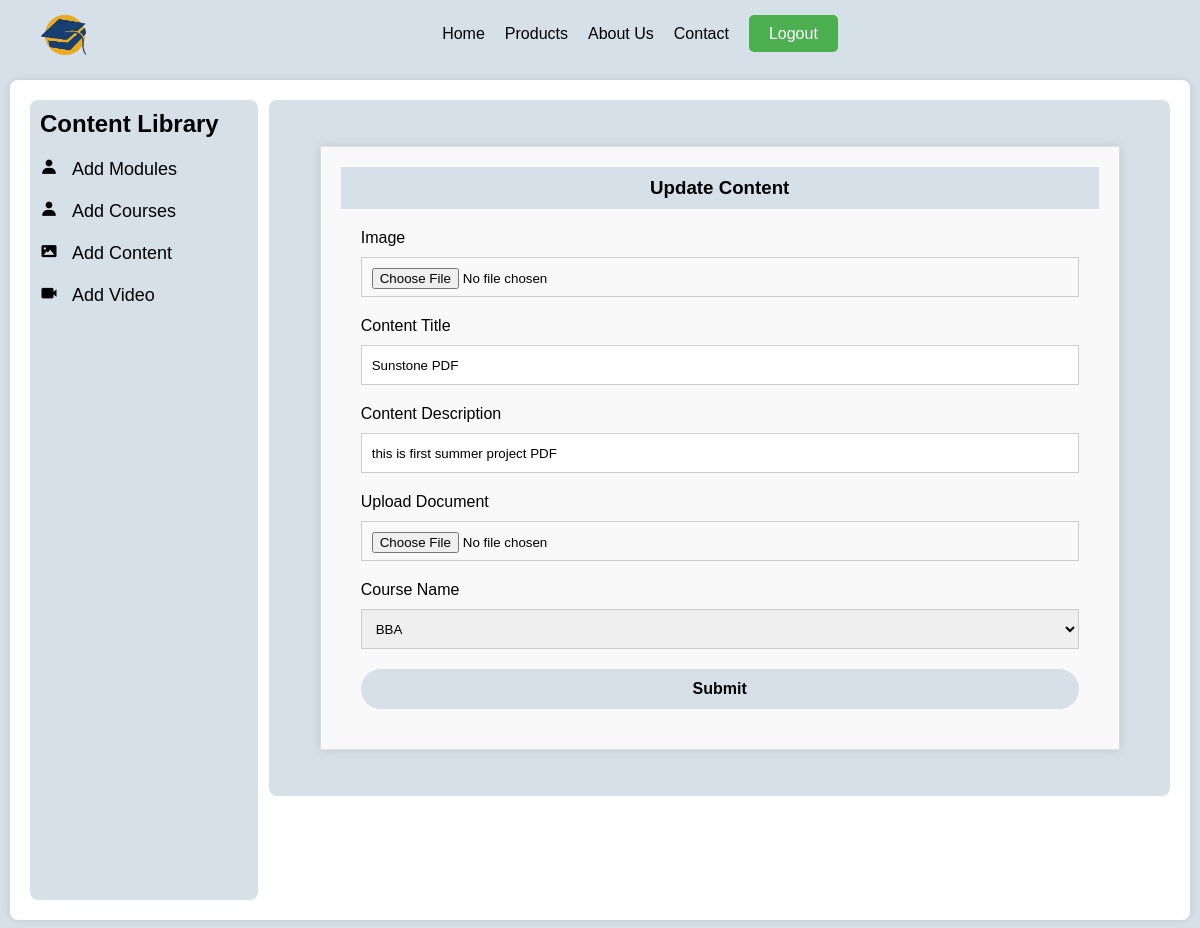
The app's page /contentupdate?id=1, older data.
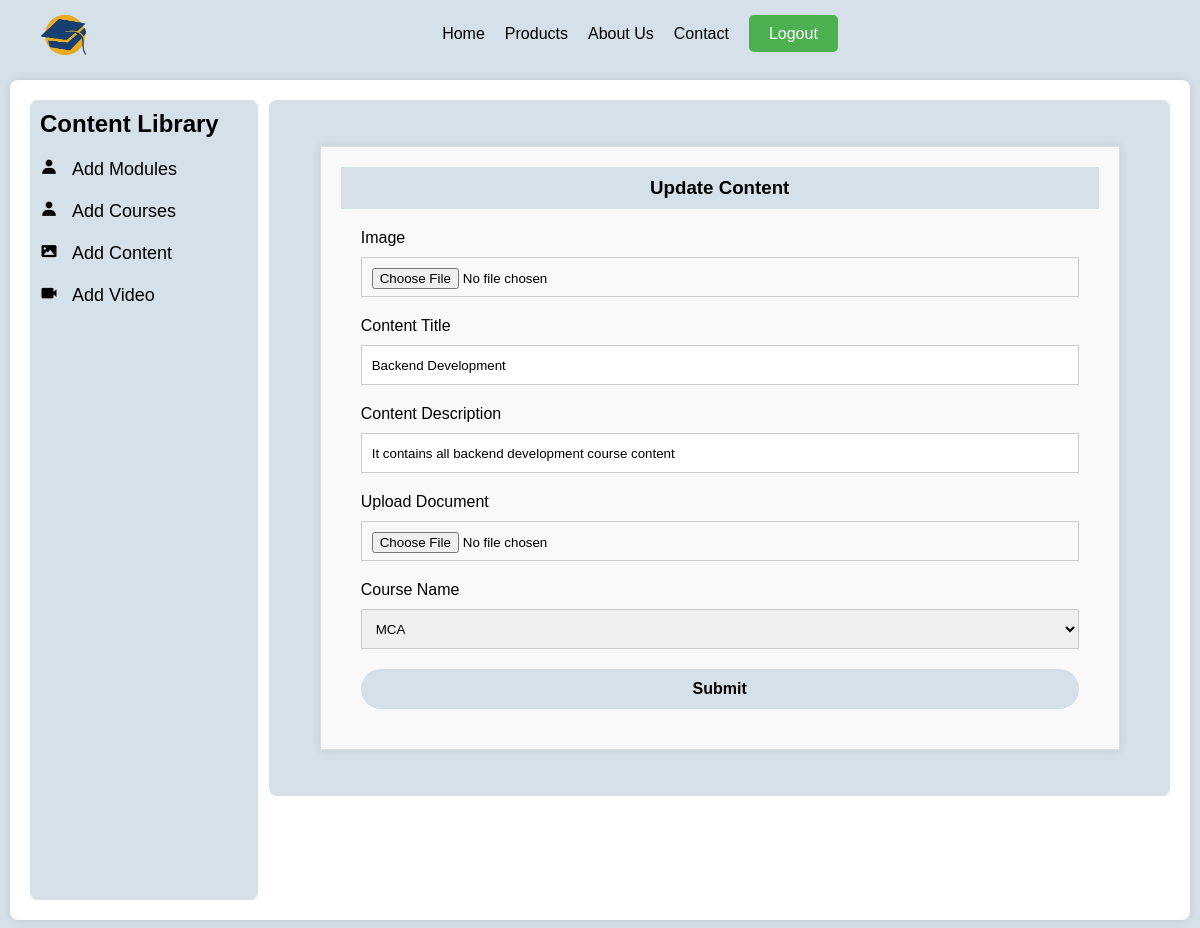
The same page, newer data.
### model.py (models this page shows)
class Document(database.Model):
    id = database.Column(database.Integer, primary_key=True, autoincrement=True)
    title = database.Column(database.String(100), nullable=False)
    description = database.Column(database.Text, nullable=False)
    image_path = database.Column(database.String(200), nullable=False)
    document_path = database.Column(database.String(200), nullable=False)
    course_id = database.Column(database.Integer, database.ForeignKey('course.id'), nullable=False)
    course = database.relationship('Course', backref='contents')

class Course(database.Model):
    id = database.Column(database.Integer, primary_key= True, autoincrement=True)
    ctitle = database.Column(database.String(100), nullable= False)
    cdescription = database.Column(database.String(300), nullable= False)
    cdate = database.Column(database.DateTime, nullable=False)

### app.py (the view, shortened to what this page needs)
@app.route('/contentupdate', methods=['GET', 'POST'])
def contentupdate():
    content_id = request.args.get('id')
    reqcontent = Document.query.get(content_id)
    courses = Course.query.all()
    document = Document.query.all()
    return render_template('contentupdate.html', reqcontent=reqcontent, courses=courses, documents=document)

### templates/contentupdate.html (shortened to what this page needs)
{% extends "parent.html" %}
{% block main %}
<div class="col-8">
    <div class="contact-container">
        <div class="contact-header">
            <h3>Update Content</h3>
        </div>
        <form class="contact-form" action="/contentupdate?id={{ reqcontent.id }}" method="post" enctype="multipart/form-data">
            <label for="img">Image</label>
            <input type="file" id="img" name="img">
            <label for="ctitle">Content Title</label>
            <input type="text" id="ctitle" name="ctitle" value="{{ reqcontent.title }}">
            <label for="cldesc">Content Description</label>
            <input type="text" id="cldesc" name="cldesc" value="{{ reqcontent.description }}">
            <label for="docu">Upload Document</label>
            <input type="file" id="docu" name="docu">
            <label for="course">Course Name</label>
            <select name="course" id="course">
                {% for course in courses %}
                <option value="{{ course.id }}" {% if course.id == reqcontent.course_id %}selected{% endif %}>{{ course.ctitle }}</option>
                {% endfor %}
            </select>
            <button type="submit" name="submit">Submit</button>
        </form>
    </div>
</div>
{% endblock main %}

### templates/parent.html (shortened to what this page needs)
<!DOCTYPE html>
<html lang="en">
<head>
  <link rel="stylesheet" href="{{ url_for('static', filename='css/style.css') }}">
  <link href='https://unpkg.com/boxicons@2.1.4/css/boxicons.min.css' rel='stylesheet'>
</head>
<body>
  <header>
    <img src="static/images/logo.png" alt="logo" width="50px" height="50px" style="float:left;margin-left:30px;">
    <nav>
      <ul>
        <li><a href="/">Home</a></li>
        <li><a href="/product">Products</a></li>
        <li><a href="/about">About Us</a></li>
        <li><a href="/contact">Contact</a></li>
        <li><a href="/logout" class="login-btn">Logout</a></li>
      </ul>
    </nav>
  </header>
  <div class="index ">
    <div class="col-2">
      <ul>
        <li><h2>Content Library</h2></li>
        <li><a href="/add_module" style="color: black;"><i class='bx bxs-user' style="color: black;"></i>
          Add Modules</a>
        </li>
        <li><a href="/add_course" style="color: black;"><i class='bx bxs-user' style="color: black;"></i>
          Add Courses</a>
        </li>
        <li><a href="/add_content" style="color: black;"><i class='bx bxs-image' style="color: black;"></i>
          Add Content</a>
        </li>
        <li><a href="/add_videos" style="color: black;"><i class='bx bxs-video' style="color: black;"></i>
          Add Video</a>
        </li>
      </ul>
    </div>
    {% block main %}{% endblock main %}
  </div>
</body>
</html>

### static/css/style.css (style rules this page uses)
* { margin: 0; padding: 0; box-sizing: border-box; font-family: "Poppins", sans-serif; }
body { display: flex; flex-direction: column; min-height: 100vh; background: #d5e0e8; }
.login-btn { background-color: #4CAF50; color: #fff; padding: 10px 20px; border: none; border-radius: 5px; cursor: pointer; }
header { background: #d5e0e8; color: #000; padding: 10px; text-align: center; }
nav ul { list-style: none; display: flex; justify-content: center; padding: 0; line-height:3; }
nav ul li { margin: 0 10px; }
nav ul li a { color: #000; text-decoration: none; }
.col-2 { width: 20%; height: 800px; max-width: 100%; max-height: 100%; flex-basis: 20%; padding: 10px; border-radius: 8px; background-color: #d5e0e8; float: left; }
.col-2 ul { list-style-type: none; padding: 0; }
.col-2 ul li { margin-bottom: 20px; display: flex; align-items: center; }
.col-2 ul li i { margin-right: 10px; }
.col-2 ul li a { margin: 0; font-size: 18px; text-decoration: none; }
.col-8 { width: 79%; float: right; padding: 6px; border-radius: 8px; background-color: #d5e0e8; }
.index { background-color: #fff; padding: 20px; margin: 10px; border-radius: 8px; box-shadow: 0 0 10px rgba(0, 0, 0, 0.1); box-sizing: border-box; }
.contact-container { max-width: 800px; margin: 40px auto; padding: 20px; background-color: #f9f9f9; border: 1px solid #ddd; box-shadow: 0 0 10px rgba(0, 0, 0, 0.1); }
.contact-header { background-color: #d5e0e8; color: #000; padding: 10px; text-align: center; }
.contact-form { padding: 20px; }
.contact-form label { display: block; margin-bottom: 10px; }
.contact-form input[type="text"], .contact-form input[type="email"], .contact-form input[type="date" i], .contact-form input[type="file" i],select { width: 100%; height: 40px; margin-bottom: 20px; padding: 10px; border: 1px solid #ccc; }
.contact-form button[type="submit"] { width: 100%; height: 40px; background-color: #d5e0e8; color: #000; border-radius: 20px; border: none; padding: 10px; font-size: 16px; font-weight: bold; cursor: pointer; }

Row changes from the older to the newer data that the page shows:
changed Document: ctitle "Sunstone PDF" → "Backend Development"; cldesc "this is first summer project PDF" → "It contains all backend development course content"; course "BBA" → "MCA"
